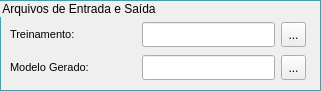
     <widget class="QGroupBox" name="groupBox_5">
      <property name="geometry">
       <rect>
        <x>490</x>
        <y>10</y>
        <width>321</width>
        <height>91</height>
       </rect>
      </property>
      <property name="styleSheet">
       <string notr="true">QGroupBox {  border: 1px solid #05B8CC;}</string>
      </property>
      <property name="title">
       <string>Arquivos de Entrada e Saída</string>
      </property>
      <widget class="QWidget" name="layoutWidget">
       <property name="geometry">
        <rect>
         <x>10</x>
         <y>20</y>
         <width>296</width>
         <height>62</height>
        </rect>
       </property>
       <layout class="QVBoxLayout" name="verticalLayout">
        <item>
         <layout class="QHBoxLayout" name="horizontalLayout_9">
          <item>
           <widget class="QLabel" name="filenameLabel_4">
            <property name="sizePolicy">
             <sizepolicy hsizetype="Preferred" vsizetype="Fixed">
              <horstretch>0</horstretch>
              <verstretch>0</verstretch>
             </sizepolicy>
            </property>
            <property name="minimumSize">
             <size>
              <width>0</width>
              <height>25</height>
             </size>
            </property>
            <property name="maximumSize">
             <size>
              <width>16777215</width>
              <height>25</height>
             </size>
            </property>
            <property name="palette">
             <palette>
              <active>
               <colorrole role="WindowText">
                <brush brushstyle="SolidPattern">
                 <color alpha="255">
                  <red>0</red>
                  <green>0</green>
                  <blue>0</blue>
                 </color>
                </brush>
               </colorrole>
               <colorrole role="Button">
                <brush brushstyle="SolidPattern">
                 <color alpha="255">
                  <red>236</red>
                  <green>236</green>
                  <blue>236</blue>
                 </color>
                </brush>
               </colorrole>
               <colorrole role="Light">
                <brush brushstyle="SolidPattern">
                 <color alpha="255">
                  <red>255</red>
                  <green>255</green>
                  <blue>255</blue>
                 </color>
                </brush>
               </colorrole>
               <colorrole role="Midlight">
                <brush brushstyle="SolidPattern">
                 <color alpha="255">
                  <red>255</red>
                  <green>255</green>
                  <blue>255</blue>
                 </color>
                </brush>
               </colorrole>
               <colorrole role="Dark">
                <brush brushstyle="SolidPattern">
                 <color alpha="255">
                  <red>127</red>
                  <green>127</green>
                  <blue>127</blue>
                 </color>
                </brush>
               </colorrole>
               <colorrole role="Mid">
                <brush brushstyle="SolidPattern">
                 <color alpha="255">
                  <red>170</red>
                  <green>170</green>
                  <blue>170</blue>
                 </color>
                </brush>
               </colorrole>
               <colorrole role="Text">
                <brush brushstyle="SolidPattern">
                 <color alpha="255">
                  <red>0</red>
                  <green>0</green>
                  <blue>0</blue>
                 </color>
                </brush>
               </colorrole>
               <colorrole role="BrightText">
                <brush brushstyle="SolidPattern">
                 <color alpha="255">
                  <red>255</red>
                  <green>255</green>
                  <blue>255</blue>
                 </color>
                </brush>
               </colorrole>
               <colorrole role="ButtonText">
                <brush brushstyle="SolidPattern">
                 <color alpha="255">
                  <red>0</red>
                  <green>0</green>
                  <blue>0</blue>
                 </color>
                </brush>
               </colorrole>
               <colorrole role="Base">
                <brush brushstyle="SolidPattern">
                 <color alpha="255">
                  <red>236</red>
                  <green>236</green>
                  <blue>236</blue>
                 </color>
                </brush>
               </colorrole>
               <colorrole role="Window">
                <brush brushstyle="SolidPattern">
                 <color alpha="255">
                  <red>236</red>
                  <green>236</green>
                  <blue>236</blue>
                 </color>
                </brush>
               </colorrole>
               <colorrole role="Shadow">
                <brush brushstyle="SolidPattern">
                 <color alpha="255">
                  <red>0</red>
                  <green>0</green>
                  <blue>0</blue>
                 </color>
                </brush>
               </colorrole>
               <colorrole role="AlternateBase">
                <brush brushstyle="SolidPattern">
                 <color alpha="255">
                  <red>255</red>
                  <green>255</green>
                  <blue>255</blue>
                 </color>
                </brush>
               </colorrole>
               <colorrole role="ToolTipBase">
                <brush brushstyle="SolidPattern">
                 <color alpha="255">
                  <red>255</red>
                  <green>255</green>
                  <blue>220</blue>
                 </color>
                </brush>
               </colorrole>
               <colorrole role="ToolTipText">
                <brush brushstyle="SolidPattern">
                 <color alpha="255">
                  <red>0</red>
                  <green>0</green>
                  <blue>0</blue>
                 </color>
                </brush>
               </colorrole>
              </active>
              <inactive>
               <colorrole role="WindowText">
                <brush brushstyle="SolidPattern">
                 <color alpha="255">
                  <red>0</red>
                  <green>0</green>
                  <blue>0</blue>
                 </color>
                </brush>
               </colorrole>
               <colorrole role="Button">
                <brush brushstyle="SolidPattern">
                 <color alpha="255">
                  <red>236</red>
                  <green>236</green>
                  <blue>236</blue>
                 </color>
                </brush>
               </colorrole>
               <colorrole role="Light">
                <brush brushstyle="SolidPattern">
                 <color alpha="255">
                  <red>255</red>
                  <green>255</green>
                  <blue>255</blue>
                 </color>
                </brush>
               </colorrole>
               <colorrole role="Midlight">
                <brush brushstyle="SolidPattern">
                 <color alpha="255">
                  <red>255</red>
                  <green>255</green>
                  <blue>255</blue>
                 </color>
                </brush>
               </colorrole>
               <colorrole role="Dark">
                <brush brushstyle="SolidPattern">
                 <color alpha="255">
                  <red>127</red>
                  <green>127</green>
                  <blue>127</blue>
                 </color>
                </brush>
               </colorrole>
               <colorrole role="Mid">
                <brush brushstyle="SolidPattern">
                 <color alpha="255">
                  <red>170</red>
                  <green>170</green>
                  <blue>170</blue>
                 </color>
                </brush>
               </colorrole>
               <colorrole role="Text">
                <brush brushstyle="SolidPattern">
                 <color alpha="255">
                  <red>0</red>
                  <green>0</green>
                  <blue>0</blue>
                 </color>
                </brush>
               </colorrole>
               <colorrole role="BrightText">
                <brush brushstyle="SolidPattern">
                 <color alpha="255">
                  <red>255</red>
                  <green>255</green>
                  <blue>255</blue>
                 </color>
                </brush>
               </colorrole>
               <colorrole role="ButtonText">
                <brush brushstyle="SolidPattern">
                 <color alpha="255">
                  <red>0</red>
                  <green>0</green>
                  <blue>0</blue>
                 </color>
                </brush>
               </colorrole>
               <colorrole role="Base">
                <brush brushstyle="SolidPattern">
                 <color alpha="255">
                  <red>236</red>
                  <green>236</green>
                  <blue>236</blue>
                 </color>
                </brush>
               </colorrole>
               <colorrole role="Window">
                <brush brushstyle="SolidPattern">
                 <color alpha="255">
                  <red>236</red>
                  <green>236</green>
                  <blue>236</blue>
                 </color>
                </brush>
               </colorrole>
               <colorrole role="Shadow">
                <brush brushstyle="SolidPattern">
                 <color alpha="255">
                  <red>0</red>
                  <green>0</green>
                  <blue>0</blue>
                 </color>
                </brush>
               </colorrole>
               <colorrole role="AlternateBase">
                <brush brushstyle="SolidPattern">
                 <color alpha="255">
                  <red>255</red>
                  <green>255</green>
                  <blue>255</blue>
                 </color>
                </brush>
               </colorrole>
               <colorrole role="ToolTipBase">
                <brush brushstyle="SolidPattern">
                 <color alpha="255">
                  <red>255</red>
                  <green>255</green>
                  <blue>220</blue>
                 </color>
                </brush>
               </colorrole>
               <colorrole role="ToolTipText">
                <brush brushstyle="SolidPattern">
                 <color alpha="255">
                  <red>0</red>
                  <green>0</green>
                  <blue>0</blue>
                 </color>
                </brush>
               </colorrole>
              </inactive>
              <disabled>
               <colorrole role="WindowText">
                <brush brushstyle="SolidPattern">
                 <color alpha="255">
                  <red>0</red>
                  <green>0</green>
                  <blue>0</blue>
                 </color>
                </brush>
               </colorrole>
               <colorrole role="Button">
                <brush brushstyle="SolidPattern">
                 <color alpha="255">
                  <red>236</red>
                  <green>236</green>
                  <blue>236</blue>
                 </color>
                </brush>
               </colorrole>
               <colorrole role="Light">
                <brush brushstyle="SolidPattern">
                 <color alpha="255">
                  <red>255</red>
                  <green>255</green>
                  <blue>255</blue>
                 </color>
                </brush>
               </colorrole>
               <colorrole role="Midlight">
                <brush brushstyle="SolidPattern">
                 <color alpha="255">
                  <red>255</red>
                  <green>255</green>
                  <blue>255</blue>
                 </color>
                </brush>
               </colorrole>
               <colorrole role="Dark">
                <brush brushstyle="SolidPattern">
                 <color alpha="255">
                  <red>127</red>
                  <green>127</green>
                  <blue>127</blue>
                 </color>
                </brush>
               </colorrole>
               <colorrole role="Mid">
                <brush brushstyle="SolidPattern">
                 <color alpha="255">
                  <red>170</red>
                  <green>170</green>
                  <blue>170</blue>
                 </color>
                </brush>
               </colorrole>
               <colorrole role="Text">
                <brush brushstyle="SolidPattern">
                 <color alpha="255">
                  <red>0</red>
                  <green>0</green>
                  <blue>0</blue>
                 </color>
                </brush>
               </colorrole>
               <colorrole role="BrightText">
                <brush brushstyle="SolidPattern">
                 <color alpha="255">
                  <red>255</red>
                  <green>255</green>
                  <blue>255</blue>
                 </color>
                </brush>
               </colorrole>
               <colorrole role="ButtonText">
                <brush brushstyle="SolidPattern">
                 <color alpha="255">
                  <red>0</red>
                  <green>0</green>
                  <blue>0</blue>
                 </color>
                </brush>
               </colorrole>
               <colorrole role="Base">
                <brush brushstyle="SolidPattern">
                 <color alpha="255">
                  <red>236</red>
                  <green>236</green>
                  <blue>236</blue>
                 </color>
                </brush>
               </colorrole>
               <colorrole role="Window">
                <brush brushstyle="SolidPattern">
                 <color alpha="255">
                  <red>236</red>
                  <green>236</green>
                  <blue>236</blue>
                 </color>
                </brush>
               </colorrole>
               <colorrole role="Shadow">
                <brush brushstyle="SolidPattern">
                 <color alpha="255">
                  <red>0</red>
                  <green>0</green>
                  <blue>0</blue>
                 </color>
                </brush>
               </colorrole>
               <colorrole role="AlternateBase">
                <brush brushstyle="SolidPattern">
                 <color alpha="255">
                  <red>255</red>
                  <green>255</green>
                  <blue>255</blue>
                 </color>
                </brush>
               </colorrole>
               <colorrole role="ToolTipBase">
                <brush brushstyle="SolidPattern">
                 <color alpha="255">
                  <red>255</red>
                  <green>255</green>
                  <blue>220</blue>
                 </color>
                </brush>
               </colorrole>
               <colorrole role="ToolTipText">
                <brush brushstyle="SolidPattern">
                 <color alpha="255">
                  <red>0</red>
                  <green>0</green>
                  <blue>0</blue>
                 </color>
                </brush>
               </colorrole>
              </disabled>
             </palette>
            </property>
            <property name="font">
             <font>
              <pointsize>8</pointsize>
             </font>
            </property>
            <property name="styleSheet">
             <string notr="true">color:rgb(0, 0, 0)</string>
            </property>
            <property name="text">
             <string>&lt;html&gt;&lt;head/&gt;&lt;body&gt;&lt;p&gt; Treinamento:&lt;/p&gt;&lt;/body&gt;&lt;/html&gt;</string>
            </property>
            <property name="wordWrap">
             <bool>true</bool>
            </property>
           </widget>
          </item>
          <item>
           <spacer name="horizontalSpacer_7">
            <property name="orientation">
             <enum>Qt::Horizontal</enum>
            </property>
            <property name="sizeHint" stdset="0">
             <size>
              <width>40</width>
              <height>20</height>
             </size>
            </property>
           </spacer>
          </item>
          <item>
           <widget class="QLineEdit" name="classifierfileLocationTextEdit">
            <property name="sizePolicy">
             <sizepolicy hsizetype="Fixed" vsizetype="Fixed">
              <horstretch>0</horstretch>
              <verstretch>0</verstretch>
             </sizepolicy>
            </property>
            <property name="minimumSize">
             <size>
              <width>133</width>
              <height>25</height>
             </size>
            </property>
            <property name="maximumSize">
             <size>
              <width>133</width>
              <height>25</height>
             </size>
            </property>
            <property name="text">
             <string/>
            </property>
           </widget>
          </item>
          <item>
           <widget class="QToolButton" name="classifierfileDirectoryButton">
            <property name="minimumSize">
             <size>
              <width>25</width>
              <height>25</height>
             </size>
            </property>
            <property name="maximumSize">
             <size>
              <width>25</width>
              <height>25</height>
             </size>
            </property>
            <property name="text">
             <string>...</string>
            </property>
           </widget>
          </item>
         </layout>
        </item>
        <item>
         <layout class="QHBoxLayout" name="horizontalLayout_10">
          <item>
           <widget class="QLabel" name="filenameLabel_5">
            <property name="sizePolicy">
             <sizepolicy hsizetype="Fixed" vsizetype="Fixed">
              <horstretch>0</horstretch>
              <verstretch>0</verstretch>
             </sizepolicy>
            </property>
            <property name="minimumSize">
             <size>
              <width>0</width>
              <height>25</height>
             </size>
            </property>
            <property name="maximumSize">
             <size>
              <width>16777215</width>
              <height>25</height>
             </size>
            </property>
            <property name="palette">
             <palette>
              <active>
               <colorrole role="WindowText">
                <brush brushstyle="SolidPattern">
                 <color alpha="255">
                  <red>0</red>
                  <green>0</green>
                  <blue>0</blue>
                 </color>
                </brush>
               </colorrole>
               <colorrole role="Button">
                <brush brushstyle="SolidPattern">
                 <color alpha="255">
                  <red>236</red>
                  <green>236</green>
                  <blue>236</blue>
                 </color>
                </brush>
               </colorrole>
               <colorrole role="Light">
                <brush brushstyle="SolidPattern">
                 <color alpha="255">
                  <red>255</red>
                  <green>255</green>
                  <blue>255</blue>
                 </color>
                </brush>
               </colorrole>
               <colorrole role="Midlight">
                <brush brushstyle="SolidPattern">
                 <color alpha="255">
                  <red>255</red>
                  <green>255</green>
                  <blue>255</blue>
                 </color>
                </brush>
               </colorrole>
               <colorrole role="Dark">
                <brush brushstyle="SolidPattern">
                 <color alpha="255">
                  <red>127</red>
                  <green>127</green>
                  <blue>127</blue>
                 </color>
                </brush>
               </colorrole>
               <colorrole role="Mid">
                <brush brushstyle="SolidPattern">
                 <color alpha="255">
                  <red>170</red>
                  <green>170</green>
                  <blue>170</blue>
                 </color>
                </brush>
               </colorrole>
               <colorrole role="Text">
                <brush brushstyle="SolidPattern">
                 <color alpha="255">
                  <red>0</red>
                  <green>0</green>
                  <blue>0</blue>
                 </color>
                </brush>
               </colorrole>
               <colorrole role="BrightText">
                <brush brushstyle="SolidPattern">
                 <color alpha="255">
                  <red>255</red>
                  <green>255</green>
                  <blue>255</blue>
                 </color>
                </brush>
               </colorrole>
               <colorrole role="ButtonText">
                <brush brushstyle="SolidPattern">
                 <color alpha="255">
                  <red>0</red>
                  <green>0</green>
                  <blue>0</blue>
                 </color>
                </brush>
               </colorrole>
               <colorrole role="Base">
                <brush brushstyle="SolidPattern">
                 <color alpha="255">
                  <red>236</red>
                  <green>236</green>
                  <blue>236</blue>
                 </color>
                </brush>
               </colorrole>
               <colorrole role="Window">
                <brush brushstyle="SolidPattern">
                 <color alpha="255">
                  <red>236</red>
                  <green>236</green>
                  <blue>236</blue>
                 </color>
                </brush>
               </colorrole>
               <colorrole role="Shadow">
                <brush brushstyle="SolidPattern">
                 <color alpha="255">
                  <red>0</red>
                  <green>0</green>
                  <blue>0</blue>
                 </color>
                </brush>
               </colorrole>
               <colorrole role="AlternateBase">
                <brush brushstyle="SolidPattern">
                 <color alpha="255">
                  <red>255</red>
                  <green>255</green>
                  <blue>255</blue>
                 </color>
                </brush>
               </colorrole>
               <colorrole role="ToolTipBase">
                <brush brushstyle="SolidPattern">
                 <color alpha="255">
                  <red>255</red>
                  <green>255</green>
                  <blue>220</blue>
                 </color>
                </brush>
               </colorrole>
               <colorrole role="ToolTipText">
                <brush brushstyle="SolidPattern">
                 <color alpha="255">
                  <red>0</red>
                  <green>0</green>
                  <blue>0</blue>
                 </color>
                </brush>
               </colorrole>
              </active>
              <inactive>
               <colorrole role="WindowText">
                <brush brushstyle="SolidPattern">
                 <color alpha="255">
                  <red>0</red>
                  <green>0</green>
                  <blue>0</blue>
                 </color>
                </brush>
               </colorrole>
               <colorrole role="Button">
                <brush brushstyle="SolidPattern">
                 <color alpha="255">
                  <red>236</red>
                  <green>236</green>
                  <blue>236</blue>
                 </color>
                </brush>
               </colorrole>
               <colorrole role="Light">
                <brush brushstyle="SolidPattern">
                 <color alpha="255">
                  <red>255</red>
                  <green>255</green>
                  <blue>255</blue>
                 </color>
                </brush>
               </colorrole>
               <colorrole role="Midlight">
                <brush brushstyle="SolidPattern">
                 <color alpha="255">
                  <red>255</red>
                  <green>255</green>
                  <blue>255</blue>
                 </color>
                </brush>
               </colorrole>
               <colorrole role="Dark">
                <brush brushstyle="SolidPattern">
                 <color alpha="255">
                  <red>127</red>
                  <green>127</green>
                  <blue>127</blue>
                 </color>
                </brush>
               </colorrole>
               <colorrole role="Mid">
                <brush brushstyle="SolidPattern">
                 <color alpha="255">
                  <red>170</red>
                  <green>170</green>
                  <blue>170</blue>
                 </color>
                </brush>
               </colorrole>
               <colorrole role="Text">
                <brush brushstyle="SolidPattern">
                 <color alpha="255">
                  <red>0</red>
                  <green>0</green>
                  <blue>0</blue>
                 </color>
                </brush>
               </colorrole>
               <colorrole role="BrightText">
                <brush brushstyle="SolidPattern">
                 <color alpha="255">
                  <red>255</red>
                  <green>255</green>
                  <blue>255</blue>
                 </color>
                </brush>
               </colorrole>
               <colorrole role="ButtonText">
                <brush brushstyle="SolidPattern">
                 <color alpha="255">
                  <red>0</red>
                  <green>0</green>
                  <blue>0</blue>
                 </color>
                </brush>
               </colorrole>
               <colorrole role="Base">
                <brush brushstyle="SolidPattern">
                 <color alpha="255">
                  <red>236</red>
                  <green>236</green>
                  <blue>236</blue>
                 </color>
                </brush>
               </colorrole>
               <colorrole role="Window">
                <brush brushstyle="SolidPattern">
                 <color alpha="255">
                  <red>236</red>
                  <green>236</green>
                  <blue>236</blue>
                 </color>
                </brush>
               </colorrole>
               <colorrole role="Shadow">
                <brush brushstyle="SolidPattern">
                 <color alpha="255">
                  <red>0</red>
                  <green>0</green>
                  <blue>0</blue>
                 </color>
                </brush>
               </colorrole>
               <colorrole role="AlternateBase">
                <brush brushstyle="SolidPattern">
                 <color alpha="255">
                  <red>255</red>
                  <green>255</green>
                  <blue>255</blue>
                 </color>
                </brush>
               </colorrole>
               <colorrole role="ToolTipBase">
                <brush brushstyle="SolidPattern">
                 <color alpha="255">
                  <red>255</red>
                  <green>255</green>
                  <blue>220</blue>
                 </color>
                </brush>
               </colorrole>
               <colorrole role="ToolTipText">
                <brush brushstyle="SolidPattern">
                 <color alpha="255">
                  <red>0</red>
                  <green>0</green>
                  <blue>0</blue>
                 </color>
                </brush>
               </colorrole>
              </inactive>
              <disabled>
               <colorrole role="WindowText">
                <brush brushstyle="SolidPattern">
                 <color alpha="255">
                  <red>0</red>
                  <green>0</green>
                  <blue>0</blue>
                 </color>
                </brush>
               </colorrole>
               <colorrole role="Button">
                <brush brushstyle="SolidPattern">
                 <color alpha="255">
                  <red>236</red>
                  <green>236</green>
                  <blue>236</blue>
                 </color>
                </brush>
               </colorrole>
               <colorrole role="Light">
                <brush brushstyle="SolidPattern">
                 <color alpha="255">
                  <red>255</red>
                  <green>255</green>
                  <blue>255</blue>
                 </color>
                </brush>
               </colorrole>
               <colorrole role="Midlight">
                <brush brushstyle="SolidPattern">
                 <color alpha="255">
                  <red>255</red>
                  <green>255</green>
                  <blue>255</blue>
                 </color>
                </brush>
               </colorrole>
               <colorrole role="Dark">
                <brush brushstyle="SolidPattern">
                 <color alpha="255">
                  <red>127</red>
                  <green>127</green>
                  <blue>127</blue>
                 </color>
                </brush>
               </colorrole>
               <colorrole role="Mid">
                <brush brushstyle="SolidPattern">
                 <color alpha="255">
                  <red>170</red>
                  <green>170</green>
                  <blue>170</blue>
                 </color>
                </brush>
               </colorrole>
               <colorrole role="Text">
                <brush brushstyle="SolidPattern">
                 <color alpha="255">
                  <red>0</red>
                  <green>0</green>
                  <blue>0</blue>
                 </color>
                </brush>
               </colorrole>
               <colorrole role="BrightText">
                <brush brushstyle="SolidPattern">
                 <color alpha="255">
                  <red>255</red>
                  <green>255</green>
                  <blue>255</blue>
                 </color>
                </brush>
               </colorrole>
               <colorrole role="ButtonText">
                <brush brushstyle="SolidPattern">
                 <color alpha="255">
                  <red>0</red>
                  <green>0</green>
                  <blue>0</blue>
                 </color>
                </brush>
               </colorrole>
               <colorrole role="Base">
                <brush brushstyle="SolidPattern">
                 <color alpha="255">
                  <red>236</red>
                  <green>236</green>
                  <blue>236</blue>
                 </color>
                </brush>
               </colorrole>
               <colorrole role="Window">
                <brush brushstyle="SolidPattern">
                 <color alpha="255">
                  <red>236</red>
                  <green>236</green>
                  <blue>236</blue>
                 </color>
                </brush>
               </colorrole>
               <colorrole role="Shadow">
                <brush brushstyle="SolidPattern">
                 <color alpha="255">
                  <red>0</red>
                  <green>0</green>
                  <blue>0</blue>
                 </color>
                </brush>
               </colorrole>
               <colorrole role="AlternateBase">
                <brush brushstyle="SolidPattern">
                 <color alpha="255">
                  <red>255</red>
                  <green>255</green>
                  <blue>255</blue>
                 </color>
                </brush>
               </colorrole>
               <colorrole role="ToolTipBase">
                <brush brushstyle="SolidPattern">
                 <color alpha="255">
                  <red>255</red>
                  <green>255</green>
                  <blue>220</blue>
                 </color>
                </brush>
               </colorrole>
               <colorrole role="ToolTipText">
                <brush brushstyle="SolidPattern">
                 <color alpha="255">
                  <red>0</red>
                  <green>0</green>
                  <blue>0</blue>
                 </color>
                </brush>
               </colorrole>
              </disabled>
             </palette>
            </property>
            <property name="font">
             <font>
              <pointsize>8</pointsize>
             </font>
            </property>
            <property name="styleSheet">
             <string notr="true">color:rgb(0, 0, 0)</string>
            </property>
            <property name="text">
             <string>&lt;html&gt;&lt;head/&gt;&lt;body&gt;&lt;p&gt;Modelo Gerado:&lt;/p&gt;&lt;/body&gt;&lt;/html&gt;</string>
            </property>
            <property name="wordWrap">
             <bool>true</bool>
            </property>
           </widget>
          </item>
          <item>
           <spacer name="horizontalSpacer_8">
            <property name="orientation">
             <enum>Qt::Horizontal</enum>
            </property>
            <property name="sizeHint" stdset="0">
             <size>
              <width>40</width>
              <height>20</height>
             </size>
            </property>
           </spacer>
          </item>
          <item>
           <widget class="QLineEdit" name="modelfileLocationTextEdit">
            <property name="sizePolicy">
             <sizepolicy hsizetype="Fixed" vsizetype="Fixed">
              <horstretch>0</horstretch>
              <verstretch>0</verstretch>
             </sizepolicy>
            </property>
            <property name="minimumSize">
             <size>
              <width>133</width>
              <height>25</height>
             </size>
            </property>
            <property name="maximumSize">
             <size>
              <width>133</width>
              <height>25</height>
             </size>
            </property>
            <property name="text">
             <string/>
            </property>
           </widget>
          </item>
          <item>
           <widget class="QToolButton" name="modelfileDirectoryButton">
            <property name="minimumSize">
             <size>
              <width>25</width>
              <height>25</height>
             </size>
            </property>
            <property name="maximumSize">
             <size>
              <width>25</width>
              <height>25</height>
             </size>
            </property>
            <property name="text">
             <string>...</string>
            </property>
           </widget>
          </item>
         </layout>
        </item>
       </layout>
      </widget>
     </widget>
